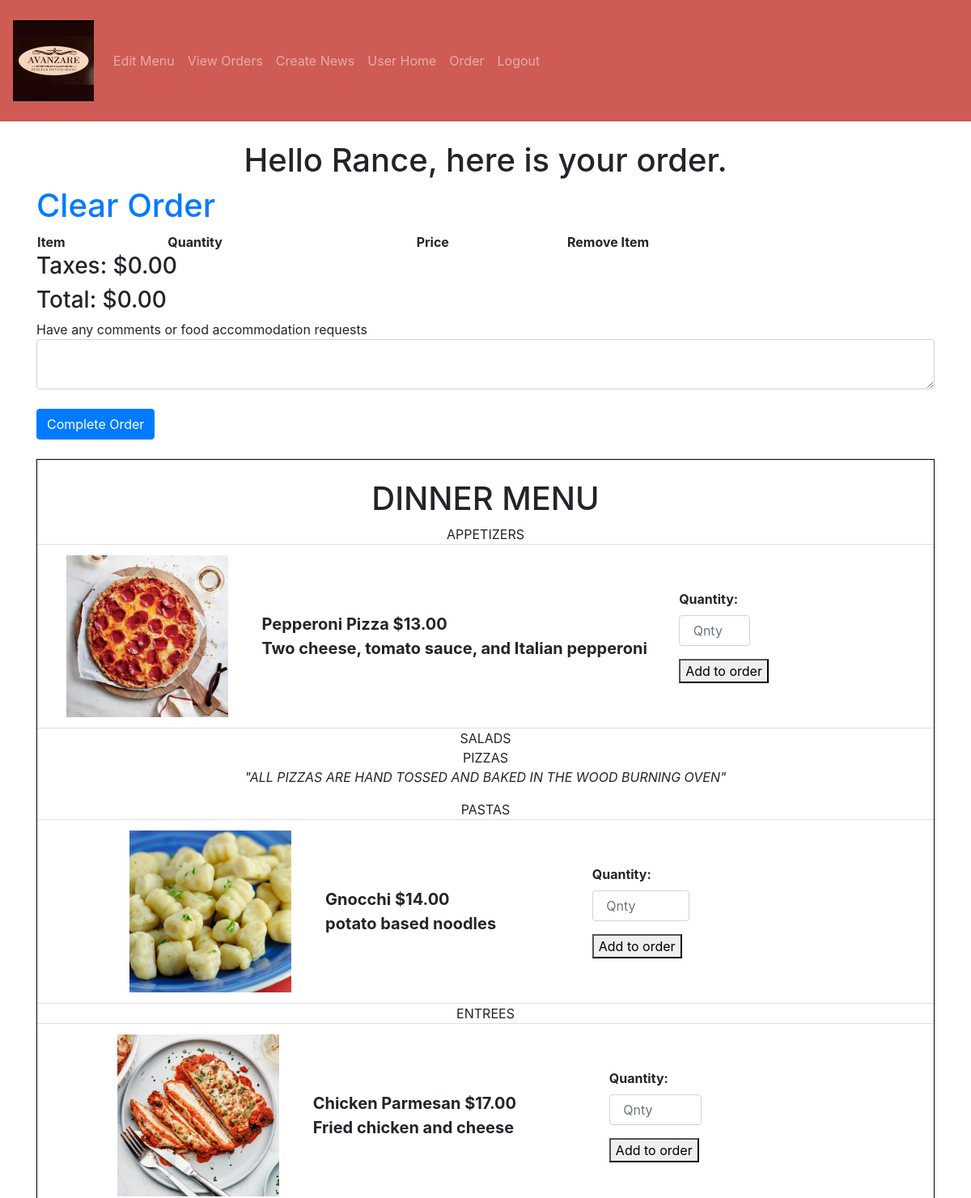
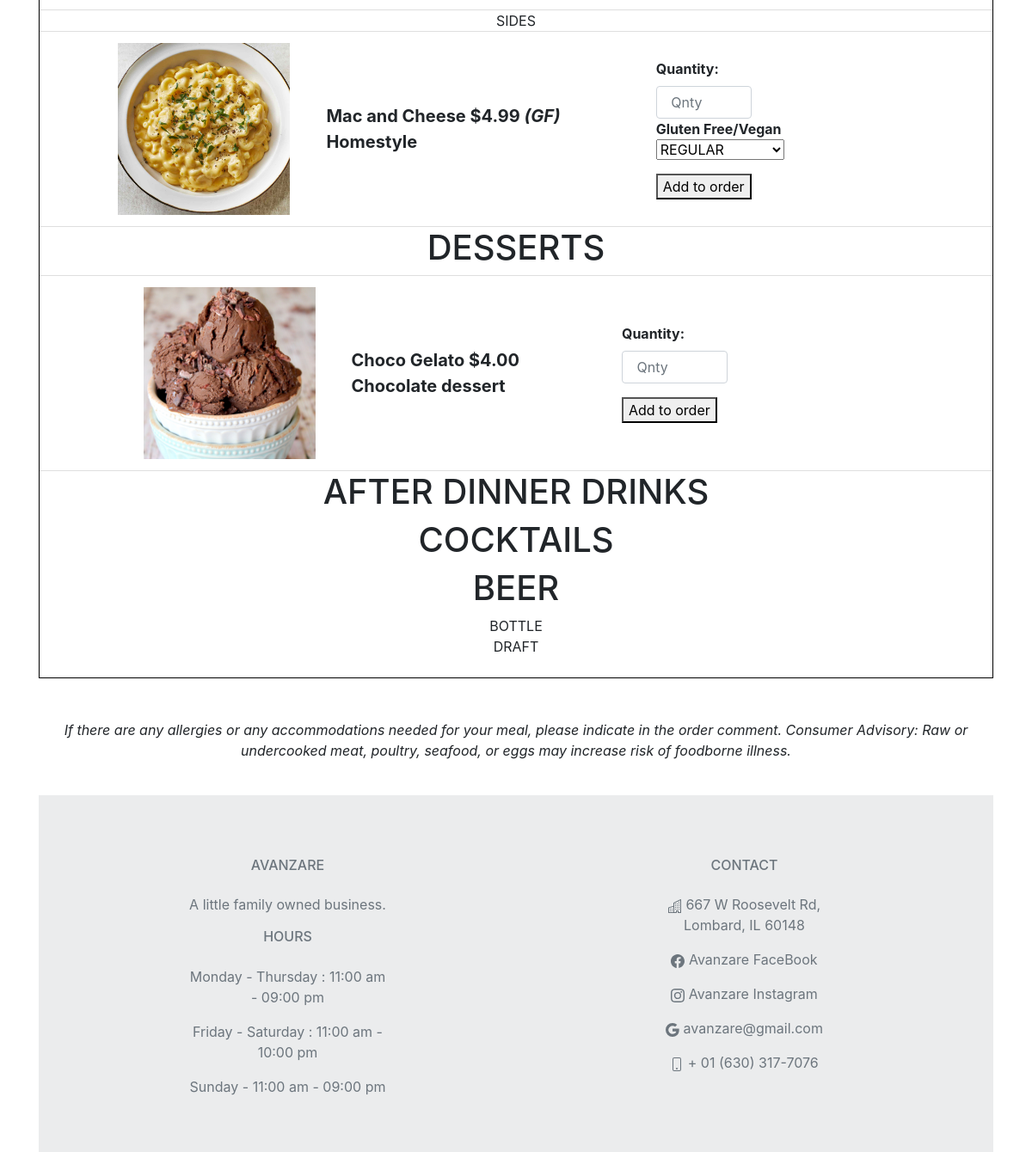
The page /corder-again/1 (signed in) on the database its author committed (2 pictures, top to bottom).
### avanzareApp/models.py (models this page shows)
class User(db.Model, UserMixin):
    id = db.Column(db.Integer, primary_key=True)
    email = db.Column(db.String(150), unique=True)
    password = db.Column(db.String(150))
    first_name = db.Column(db.String(150))
    items = db.relationship('Menu')
    orders = db.relationship('Order')

class Menu(db.Model):
    id = db.Column(db.Integer, primary_key=True)
    name = db.Column(db.String(150), unique=True)
    price = db.Column(db.String(150))
    description = db.Column(db.String(10000))
    menu_type = db.Column(db.String(150))
    gluten_free = db.Column(db.String(150))
    vegan = db.Column(db.String(150))
    date = db.Column(db.DateTime(timezone=True), default=func.now())
    user_id = db.Column(db.Integer, db.ForeignKey('user.id'))

### avanzareApp/views.py (the view, shortened to what this page needs)
@views.route('/corder-again/<int:id>', methods=['GET', 'POST'])
def order_again(id):
    if request.method != 'POST':
        error_orders = Order.query.filter(Order.is_active == None).all()
        old_order = Order.query.filter(Order.id == id).first()
        new_order = Order(user_id=current_user.id, taxes=old_order.taxes, total=old_order.total)
        db.session.add(new_order)
        db.session.commit()
        user = User.query.filter(User.email == 'headChef@gmail.com').first()
        items = Menu.query.filter_by(user_id=user.id).order_by(Menu.name).all()
        return render_template("order.html", items=items, new_order=new_order, user=current_user)

### avanzareApp/__init__.py (called while the page is built)
def create_app():
    app = Flask(__name__)
    app.config['SECRET KEY'] = 'iudsdbciud ccdoi'
    app.config['SQLALCHEMY_DATABASE_URI'] = f'sqlite:///{DB_NAME}'
    db.init_app(app)
    from .views import views
    from .auth import auth
    app.register_blueprint(views, url_prefix='/')
    app.register_blueprint(auth, url_prefix='/')
    from .models import User
    with app.app_context():
        db.create_all()
    login_manager = LoginManager()
    login_manager.login_view = 'auth.start_page'
    login_manager.init_app(app)
    @login_manager.user_loader
    def load_user(id):
        return User.query.get(int(id))
    return app

### avanzareApp/templates/order.html (shortened to what this page needs)
{% extends "base.html" %} {% block title %}Home{% endblock %}
{% block content %}
<h1 align="center"> Hello {{ user.first_name }}, here is your order. </h1>
<h1><a id="order" href="/order">Clear Order</a></h1>
{% set lst =  [] %}
<table style="width:100%">
    <tr>
        <th>Item</th>
        <th>Quantity</th>
        <th>Price</th>
        <th>Remove Item</th>
    </tr>
</table>
{% if "${:,.2f}".format(new_order.taxes) == "$-0.00" %}
    <h3>Taxes: $0.00</h3>
{% else %}
    <h3>Taxes: {{ "${:,.2f}".format(new_order.taxes) }}</h3>
{% endif %}
{% if "${:,.2f}".format(new_order.total + new_order.taxes) == "$-0.00" %}
   <h3>Total: $0.00</h3>
{% else %}
    <h3>Total: {{ "${:,.2f}".format(new_order.total + new_order.taxes) }}</h3>
{% endif %}
<form method="POST">
    <div>Have any comments or food accommodation requests</div>
    <textarea name="comment" id="comment" class="form-control"></textarea>
    <br />
    <button type="submit" class="btn btn-primary">Complete Order</button>
</form>
<br />
<div class="blackLine">
    <br />
    <h1 align="center"> DINNER MENU </h1>
    <ul class="list-group list-group-flush" id="items">
        {% set gf = "(GF)" %}
        {% set v = "(V)" %}
        {% set gfv = "(GF and V)" %}
        {% set print_once = 1 %}
        {% for menu in ["APPETIZERS", "SALADS", "PIZZAS", "PASTAS", "ENTREES", "SIDES", "DESSERT MENU", "AFTER DINNER DRINKS", "COCKTAILS", "BOTTLE", "DRAFT"] %}
            {% if print_once == 1 %}
                {% if menu == "DESSERT MENU" %}
                    <h1 align="center"> DESSERTS </h1>
                    {% set print_once = 0 %}
                {% elif menu == "AFTER DINNER DRINKS" %}
                    <h1 align="center"> AFTER DINNER DRINKS </h1>
                    {% set print_once = 0 %}
                {% elif menu == "COCKTAILS" %}
                    <h1 align="center"> COCKTAILS </h1>
                    {% set print_once = 0 %}
                {% elif menu == "BOTTLE" %}
                    <h1 align="center"> BEER </h1>
                    <div align="center">{{ menu }}</div>
                    {% set print_once = 0 %}
                {% else %}
                    <div align="center">{{ menu }}</div>
                    {% if menu == "PIZZAS" %}
                        <p align="center"><i>"ALL PIZZAS ARE HAND TOSSED AND BAKED IN THE WOOD BURNING OVEN"</i></p>
                    {% endif %}
                    {% set print_once = 0 %}
                {% endif %}
            {% endif %}
            {% for item in items %}
                {% if item.menu_type == menu %}
                    <li class="list-group-item">
                        <table style="width:100%">
                            <tr>
                                <th>
                                    {% set tmp = item.name + '.jpg' %}
                                    <div align="right">
                                        <img class="img-responsive" src="{{ url_for('views.send_image', filename=tmp) }}" width="200" height="200">
                                    </div>
                                </th>
                                <th>
                                    <div class="text">
                                        {{ item.name }}
                                        {% set tmp = "$" + (item.price | string) %}
                                        {{ tmp }}
                                        {% if item.gluten_free == "GLUTEN FREE" %}
                                            <i>{{ gf }}</i>
                                        {% endif %}
                                        <br />
                                        {{ item.description }}
                                        <br />
                                    </div>
                                </th>
                                <th>
                                    <form action="/add-to-order/{{ new_order.id }}" method="POST">
                                        <div class="form-group">
                                            <label for="quantity">Quantity: </label>
                                            <input  style="width: 30%"
                                                    type="quantity"
                                                    class="form-control"
                                                    id="quantity"
                                                    name="quantity"
                                                    placeholder=" Qnty"
                                            />
                                            {% if (item.gluten_free == "GLUTEN FREE") or (item.vegan == "VEGAN") %}
                                                <div>Gluten Free/Vegan</div>
                                                    <select class="selectpicker" type="dish_accommodation" id="dish_accommodation" name="dish_accommodation">
                                                        <optgroup label="CHOOSE ONE" >
                                                            <option>REGULAR</option>
                                                        </optgroup>
                                                    </select>
                                            {% endif %}
                                        </div>
                                        <button>Add to order</button>
                                    </form>
                                </th>
                            </tr>
                        </table>
                    </li>
                {% endif %}
            {% endfor %}
            {% set print_once = 1 %}
        {% endfor %}
    </ul>
    <br />
</div>
<br />
<br />
<p align="center"><i>If there are any allergies or any accommodations needed for your meal, please indicate in the order
comment. Consumer Advisory: Raw or undercooked meat, poultry, seafood, or eggs may increase risk of foodborne illness.</i></p>
{% include "footer.html" %}
{% endblock %}

### avanzareApp/static/style.css (style rules this page uses)
.blackLine { border:1px solid black; }
.text { font-size: 20px; padding-left: 40px; }

### rows shown on the page
User: first_name "Rance"
Menu: shows a picture, name "Pepperoni Pizza", tmp "$13.00", description "Two cheese, tomato sauce, and Italian pepperoni"
Menu: shows a picture, name "Gnocchi", tmp "$14.00", description "potato based noodles"
Menu: shows a picture, name "Chicken Parmesan", tmp "$17.00", description "Fried chicken and cheese"
Menu: shows a picture, name "Mac and Cheese", tmp "$4.99", gf "(GF)", description "Homestyle"
Menu: shows a picture, name "Choco Gelato", tmp "$4.00", description "Chocolate dessert"

### other values the page prints
{{ "${:,.2f}".format(new_order.taxes) }} "$0.00"
{{ "${:,.2f}".format(new_order.total + new_order.taxes) }} "$0.00"
{{ menu }} "APPETIZERS" "SALADS" "PIZZAS" "PASTAS" "ENTREES" "SIDES" "DRAFT"
{{ menu }} "BOTTLE"
